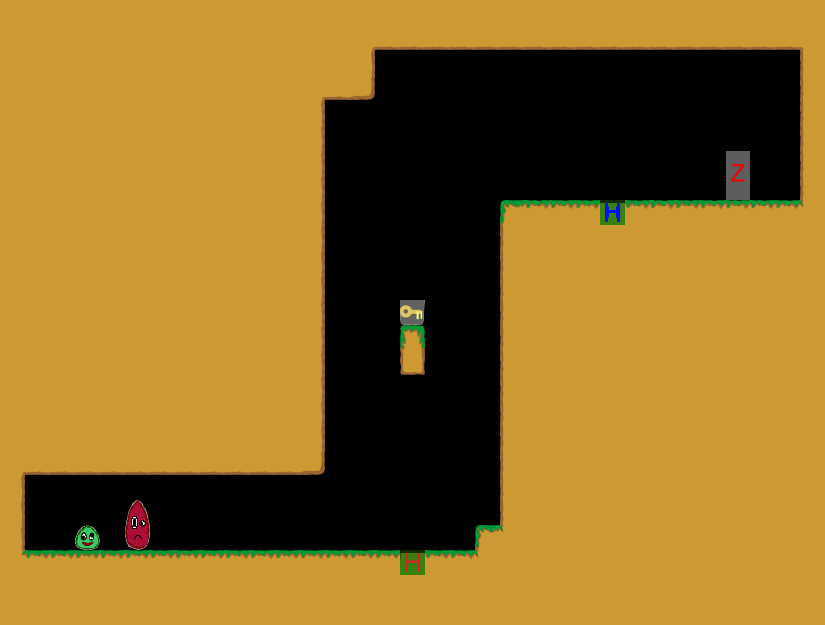

Rendered tile map (Tiled .tmx) drawn with the repository's tilesets; below, a short description and the map source with its tile grids summarised:
An orthogonal 33x25 tile map with 25x25 px tiles, 1 tile layer (Kachelebene 1).

<map version="1.0" orientation="orthogonal" width="33" height="25" tilewidth="25" tileheight="25">
 <tileset firstgid="1" name="Tileset" tilewidth="25" tileheight="25">
  <image source="../../../img/Tileset.png" width="400" height="250" />
 </tileset>
 <layer name="Kachelebene 1" width="33" height="25">
  <data>[825 cells, 590 non-empty, 21 distinct tile ids]</data>
 </layer>
</map>
